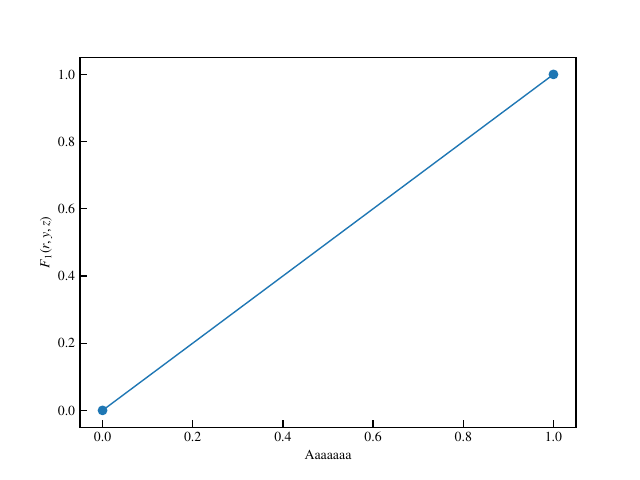

This chart was generated by the following Python code:
import matplotlib.pyplot as plt

plt.rcParams.update(
    {
        "text.usetex": True,
        "text.latex.preamble": "\\usepackage{txfonts}",
        "font.family": "STIXGeneral",
    }
)

fig, ax = plt.subplots()
ax.plot([0, 1], [0, 1], "o-")
ax.set_xlabel("Aaaaaaa")
ax.set_ylabel("$F_1(r, y, z)$")
fig.savefig("myfig.pdf")
